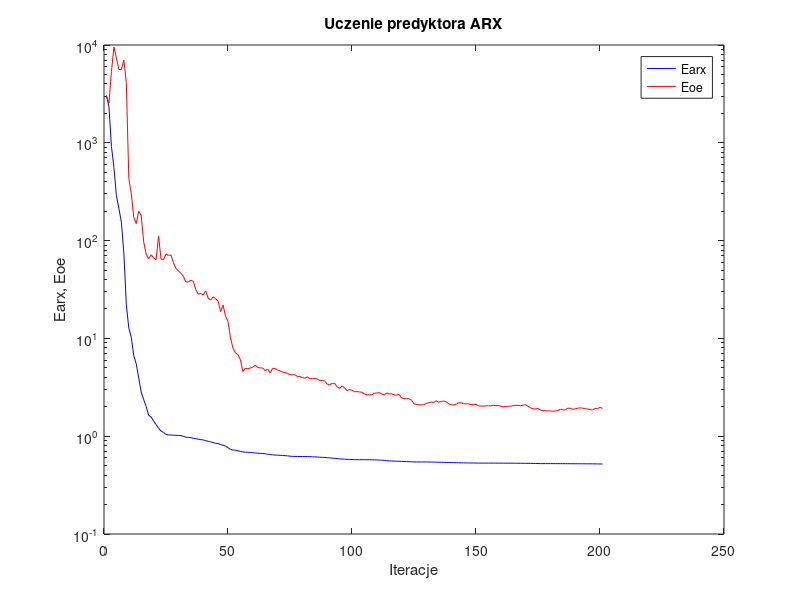
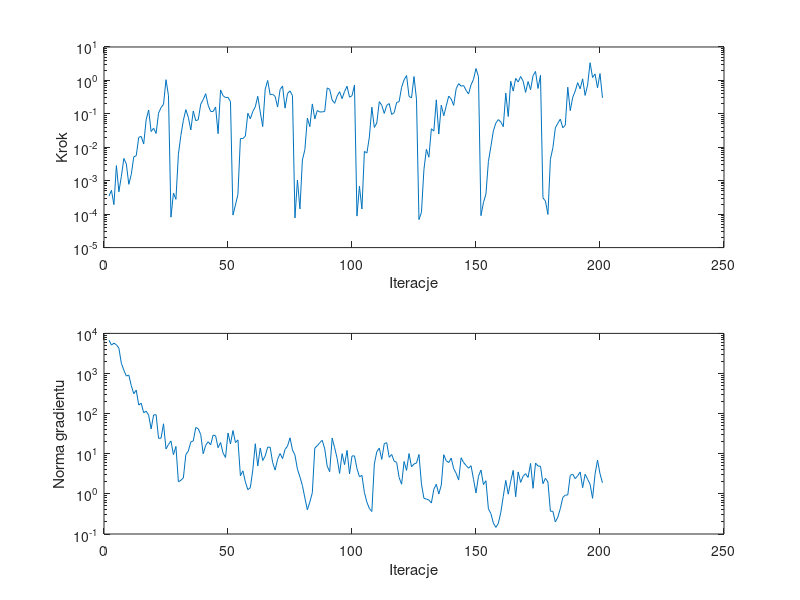

Write the MATLAB code that produced these figures, in order.
%uczenie predyktora arx
clear all;
n=0; farx(n+1)=3.055566e+003; foe(n+1)=2.975936e+003; wspucz(n+1)=0.000000e+000; ng(n+1)=0.000000e+000;
%odnowa zmiennej metryki
n=1; farx(n+1)=2.317037e+003; foe(n+1)=2.554968e+003; krok(n+1)=3.467612e-004; ng(n+1)=6.765585e+003;
n=2; farx(n+1)=9.168031e+002; foe(n+1)=5.373803e+003; krok(n+1)=5.157570e-004; ng(n+1)=5.114699e+003;
n=3; farx(n+1)=5.597887e+002; foe(n+1)=9.538316e+003; krok(n+1)=1.935115e-004; ng(n+1)=5.700134e+003;
n=4; farx(n+1)=2.879995e+002; foe(n+1)=7.401328e+003; krok(n+1)=2.841023e-003; ng(n+1)=5.213534e+003;
n=5; farx(n+1)=2.130017e+002; foe(n+1)=5.616736e+003; krok(n+1)=4.652564e-004; ng(n+1)=4.283576e+003;
n=6; farx(n+1)=1.543680e+002; foe(n+1)=5.605758e+003; krok(n+1)=1.353531e-003; ng(n+1)=1.800652e+003;
n=7; farx(n+1)=7.484209e+001; foe(n+1)=7.005966e+003; krok(n+1)=4.648167e-003; ng(n+1)=1.213179e+003;
n=8; farx(n+1)=2.204206e+001; foe(n+1)=4.133068e+003; krok(n+1)=3.190066e-003; ng(n+1)=8.639856e+002;
n=9; farx(n+1)=1.278362e+001; foe(n+1)=4.339614e+002; krok(n+1)=7.805354e-004; ng(n+1)=9.155249e+002;
n=10; farx(n+1)=1.024985e+001; foe(n+1)=3.011980e+002; krok(n+1)=1.548092e-003; ng(n+1)=4.989980e+002;
n=11; farx(n+1)=6.659508e+000; foe(n+1)=1.727582e+002; krok(n+1)=5.167850e-003; ng(n+1)=3.138175e+002;
n=12; farx(n+1)=5.512985e+000; foe(n+1)=1.492277e+002; krok(n+1)=5.608324e-003; ng(n+1)=3.855668e+002;
n=13; farx(n+1)=3.926136e+000; foe(n+1)=1.997586e+002; krok(n+1)=1.979909e-002; ng(n+1)=1.635718e+002;
n=14; farx(n+1)=2.823668e+000; foe(n+1)=1.816348e+002; krok(n+1)=2.117616e-002; ng(n+1)=1.824302e+002;
n=15; farx(n+1)=2.361624e+000; foe(n+1)=9.726315e+001; krok(n+1)=1.251384e-002; ng(n+1)=1.052023e+002;
n=16; farx(n+1)=2.012932e+000; foe(n+1)=7.264822e+001; krok(n+1)=6.679426e-002; ng(n+1)=1.150620e+002;
n=17; farx(n+1)=1.636324e+000; foe(n+1)=6.512137e+001; krok(n+1)=1.304848e-001; ng(n+1)=9.166332e+001;
n=18; farx(n+1)=1.568671e+000; foe(n+1)=7.157141e+001; krok(n+1)=2.954351e-002; ng(n+1)=4.148684e+001;
n=19; farx(n+1)=1.426466e+000; foe(n+1)=6.685904e+001; krok(n+1)=3.718534e-002; ng(n+1)=9.268948e+001;
n=20; farx(n+1)=1.315659e+000; foe(n+1)=6.364093e+001; krok(n+1)=2.602503e-002; ng(n+1)=9.418462e+001;
n=21; farx(n+1)=1.204812e+000; foe(n+1)=1.106801e+002; krok(n+1)=1.052242e-001; ng(n+1)=2.427283e+001;
n=22; farx(n+1)=1.129115e+000; foe(n+1)=6.477779e+001; krok(n+1)=1.540084e-001; ng(n+1)=2.445729e+001;
n=23; farx(n+1)=1.095496e+000; foe(n+1)=6.410499e+001; krok(n+1)=1.935340e-001; ng(n+1)=5.579481e+001;
n=24; farx(n+1)=1.042861e+000; foe(n+1)=7.262213e+001; krok(n+1)=1.050152e+000; ng(n+1)=1.313150e+001;
n=25; farx(n+1)=1.029990e+000; foe(n+1)=7.074515e+001; krok(n+1)=3.505976e-001; ng(n+1)=1.705097e+001;
%odnowa zmiennej metryki
n=26; farx(n+1)=1.027460e+000; foe(n+1)=7.118743e+001; krok(n+1)=8.127742e-005; ng(n+1)=2.079927e+001;
n=27; farx(n+1)=1.025028e+000; foe(n+1)=5.959902e+001; krok(n+1)=4.283785e-004; ng(n+1)=9.521520e+000;
n=28; farx(n+1)=1.020915e+000; foe(n+1)=5.185302e+001; krok(n+1)=2.778542e-004; ng(n+1)=1.520435e+001;
n=29; farx(n+1)=1.019230e+000; foe(n+1)=4.916580e+001; krok(n+1)=6.192369e-003; ng(n+1)=2.002212e+000;
n=30; farx(n+1)=1.013678e+000; foe(n+1)=4.627946e+001; krok(n+1)=2.284436e-002; ng(n+1)=2.182465e+000;
n=31; farx(n+1)=9.980919e-001; foe(n+1)=4.316679e+001; krok(n+1)=6.394768e-002; ng(n+1)=2.500516e+000;
n=32; farx(n+1)=9.767644e-001; foe(n+1)=3.785007e+001; krok(n+1)=1.337651e-001; ng(n+1)=9.561069e+000;
n=33; farx(n+1)=9.720945e-001; foe(n+1)=3.771923e+001; krok(n+1)=7.882375e-002; ng(n+1)=1.160873e+001;
n=34; farx(n+1)=9.668151e-001; foe(n+1)=3.934994e+001; krok(n+1)=3.300845e-002; ng(n+1)=1.968713e+001;
n=35; farx(n+1)=9.524654e-001; foe(n+1)=3.834052e+001; krok(n+1)=1.214811e-001; ng(n+1)=2.098269e+001;
n=36; farx(n+1)=9.436658e-001; foe(n+1)=3.166976e+001; krok(n+1)=6.244338e-002; ng(n+1)=4.503097e+001;
n=37; farx(n+1)=9.331198e-001; foe(n+1)=2.820559e+001; krok(n+1)=6.659479e-002; ng(n+1)=4.202669e+001;
n=38; farx(n+1)=9.233692e-001; foe(n+1)=2.895521e+001; krok(n+1)=1.951976e-001; ng(n+1)=3.011865e+001;
n=39; farx(n+1)=9.152286e-001; foe(n+1)=2.771228e+001; krok(n+1)=2.672252e-001; ng(n+1)=1.002048e+001;
n=40; farx(n+1)=9.018502e-001; foe(n+1)=3.060878e+001; krok(n+1)=4.004429e-001; ng(n+1)=1.620351e+001;
n=41; farx(n+1)=8.866725e-001; foe(n+1)=2.580673e+001; krok(n+1)=1.809649e-001; ng(n+1)=1.996588e+001;
n=42; farx(n+1)=8.748766e-001; foe(n+1)=2.472489e+001; krok(n+1)=1.183650e-001; ng(n+1)=1.667695e+001;
n=43; farx(n+1)=8.610832e-001; foe(n+1)=2.660776e+001; krok(n+1)=1.174729e-001; ng(n+1)=2.927981e+001;
n=44; farx(n+1)=8.451346e-001; foe(n+1)=2.549997e+001; krok(n+1)=1.601162e-001; ng(n+1)=2.801824e+001;
n=45; farx(n+1)=8.426011e-001; foe(n+1)=2.415119e+001; krok(n+1)=2.560364e-002; ng(n+1)=1.414335e+001;
n=46; farx(n+1)=8.197055e-001; foe(n+1)=1.874815e+001; krok(n+1)=5.203615e-001; ng(n+1)=1.915589e+001;
n=47; farx(n+1)=8.086665e-001; foe(n+1)=2.196024e+001; krok(n+1)=3.493083e-001; ng(n+1)=1.042647e+001;
n=48; farx(n+1)=7.922525e-001; foe(n+1)=1.685915e+001; krok(n+1)=3.066947e-001; ng(n+1)=8.072945e+000;
n=49; farx(n+1)=7.637924e-001; foe(n+1)=1.490085e+001; krok(n+1)=3.125722e-001; ng(n+1)=3.277228e+001;
n=50; farx(n+1)=7.329457e-001; foe(n+1)=1.013340e+001; krok(n+1)=2.301336e-001; ng(n+1)=1.761644e+001;
%odnowa zmiennej metryki
n=51; farx(n+1)=7.227412e-001; foe(n+1)=7.955931e+000; krok(n+1)=9.374630e-005; ng(n+1)=3.788713e+001;
n=52; farx(n+1)=7.190817e-001; foe(n+1)=7.117688e+000; krok(n+1)=1.882222e-004; ng(n+1)=1.905254e+001;
n=53; farx(n+1)=7.080666e-001; foe(n+1)=6.825801e+000; krok(n+1)=3.939441e-004; ng(n+1)=2.211891e+001;
n=54; farx(n+1)=7.005249e-001; foe(n+1)=6.063301e+000; krok(n+1)=1.825465e-002; ng(n+1)=2.838630e+000;
n=55; farx(n+1)=6.893664e-001; foe(n+1)=4.576457e+000; krok(n+1)=1.831590e-002; ng(n+1)=3.751155e+000;
n=56; farx(n+1)=6.867921e-001; foe(n+1)=4.956155e+000; krok(n+1)=2.165649e-002; ng(n+1)=1.995534e+000;
n=57; farx(n+1)=6.838173e-001; foe(n+1)=4.888748e+000; krok(n+1)=1.044009e-001; ng(n+1)=1.274802e+000;
n=58; farx(n+1)=6.825718e-001; foe(n+1)=4.980927e+000; krok(n+1)=7.113068e-002; ng(n+1)=1.427685e+000;
n=59; farx(n+1)=6.783452e-001; foe(n+1)=5.086352e+000; krok(n+1)=1.181740e-001; ng(n+1)=3.962543e+000;
n=60; farx(n+1)=6.735740e-001; foe(n+1)=5.325723e+000; krok(n+1)=1.620110e-001; ng(n+1)=1.777556e+001;
n=61; farx(n+1)=6.697657e-001; foe(n+1)=5.032353e+000; krok(n+1)=3.355407e-001; ng(n+1)=4.956726e+000;
n=62; farx(n+1)=6.672567e-001; foe(n+1)=4.998708e+000; krok(n+1)=1.134226e-001; ng(n+1)=1.391060e+001;
n=63; farx(n+1)=6.664339e-001; foe(n+1)=4.985168e+000; krok(n+1)=4.171530e-002; ng(n+1)=6.789656e+000;
n=64; farx(n+1)=6.609712e-001; foe(n+1)=4.685148e+000; krok(n+1)=5.481842e-001; ng(n+1)=8.812297e+000;
n=65; farx(n+1)=6.549773e-001; foe(n+1)=4.853862e+000; krok(n+1)=9.955525e-001; ng(n+1)=1.460051e+001;
n=66; farx(n+1)=6.497311e-001; foe(n+1)=4.441855e+000; krok(n+1)=3.743784e-001; ng(n+1)=1.454945e+001;
n=67; farx(n+1)=6.456602e-001; foe(n+1)=4.941692e+000; krok(n+1)=3.856870e-001; ng(n+1)=6.055576e+000;
n=68; farx(n+1)=6.412625e-001; foe(n+1)=4.922117e+000; krok(n+1)=3.319551e-001; ng(n+1)=3.917737e+000;
n=69; farx(n+1)=6.399331e-001; foe(n+1)=4.731951e+000; krok(n+1)=1.601162e-001; ng(n+1)=7.298571e+000;
n=70; farx(n+1)=6.379838e-001; foe(n+1)=4.658725e+000; krok(n+1)=5.327583e-001; ng(n+1)=1.013120e+001;
n=71; farx(n+1)=6.352993e-001; foe(n+1)=4.509749e+000; krok(n+1)=6.809733e-001; ng(n+1)=7.560273e+000;
n=72; farx(n+1)=6.326736e-001; foe(n+1)=4.467964e+000; krok(n+1)=1.479692e-001; ng(n+1)=1.285235e+001;
n=73; farx(n+1)=6.298107e-001; foe(n+1)=4.381452e+000; krok(n+1)=4.063898e-001; ng(n+1)=1.557567e+001;
n=74; farx(n+1)=6.246885e-001; foe(n+1)=4.255744e+000; krok(n+1)=4.862877e-001; ng(n+1)=2.495531e+001;
n=75; farx(n+1)=6.217661e-001; foe(n+1)=4.249756e+000; krok(n+1)=3.510640e-001; ng(n+1)=1.245792e+001;
%odnowa zmiennej metryki
n=76; farx(n+1)=6.214778e-001; foe(n+1)=4.254129e+000; krok(n+1)=7.712392e-005; ng(n+1)=9.246498e+000;
n=77; farx(n+1)=6.205090e-001; foe(n+1)=4.069117e+000; krok(n+1)=1.053016e-003; ng(n+1)=4.110542e+000;
n=78; farx(n+1)=6.204593e-001; foe(n+1)=4.066818e+000; krok(n+1)=1.437732e-004; ng(n+1)=2.655314e+000;
n=79; farx(n+1)=6.198803e-001; foe(n+1)=3.980862e+000; krok(n+1)=4.184278e-003; ng(n+1)=1.608633e+000;
n=80; farx(n+1)=6.196045e-001; foe(n+1)=3.911021e+000; krok(n+1)=8.565378e-003; ng(n+1)=7.923822e-001;
n=81; farx(n+1)=6.189056e-001; foe(n+1)=4.046064e+000; krok(n+1)=7.468693e-002; ng(n+1)=4.006566e-001;
n=82; farx(n+1)=6.182978e-001; foe(n+1)=3.885917e+000; krok(n+1)=4.149438e-002; ng(n+1)=6.272874e-001;
n=83; farx(n+1)=6.151042e-001; foe(n+1)=3.869531e+000; krok(n+1)=1.981558e-001; ng(n+1)=1.068030e+000;
n=84; farx(n+1)=6.145939e-001; foe(n+1)=3.906226e+000; krok(n+1)=7.071636e-002; ng(n+1)=1.391078e+001;
n=85; farx(n+1)=6.126527e-001; foe(n+1)=3.840157e+000; krok(n+1)=1.257595e-001; ng(n+1)=1.591065e+001;
n=86; farx(n+1)=6.099572e-001; foe(n+1)=3.704221e+000; krok(n+1)=1.138873e-001; ng(n+1)=1.883929e+001;
n=87; farx(n+1)=6.081958e-001; foe(n+1)=3.717537e+000; krok(n+1)=1.144404e-001; ng(n+1)=2.165261e+001;
n=88; farx(n+1)=6.067149e-001; foe(n+1)=3.669117e+000; krok(n+1)=1.183650e-001; ng(n+1)=1.324574e+001;
n=89; farx(n+1)=6.035989e-001; foe(n+1)=3.406358e+000; krok(n+1)=5.968867e-001; ng(n+1)=4.892819e+000;
n=90; farx(n+1)=6.004136e-001; foe(n+1)=3.342276e+000; krok(n+1)=5.403833e-001; ng(n+1)=3.566142e+000;
n=91; farx(n+1)=5.962173e-001; foe(n+1)=3.479589e+000; krok(n+1)=2.583432e-001; ng(n+1)=2.461349e+001;
n=92; farx(n+1)=5.931020e-001; foe(n+1)=3.455332e+000; krok(n+1)=2.063035e-001; ng(n+1)=1.409685e+001;
n=93; farx(n+1)=5.902404e-001; foe(n+1)=3.205556e+000; krok(n+1)=3.404866e-001; ng(n+1)=7.704503e+000;
n=94; farx(n+1)=5.867609e-001; foe(n+1)=3.077575e+000; krok(n+1)=4.602673e-001; ng(n+1)=3.235950e+000;
n=95; farx(n+1)=5.847721e-001; foe(n+1)=3.275887e+000; krok(n+1)=2.846355e-001; ng(n+1)=1.005906e+001;
n=96; farx(n+1)=5.829321e-001; foe(n+1)=3.121965e+000; krok(n+1)=4.681360e-001; ng(n+1)=5.363731e+000;
n=97; farx(n+1)=5.799006e-001; foe(n+1)=2.928405e+000; krok(n+1)=6.692963e-001; ng(n+1)=1.216238e+001;
n=98; farx(n+1)=5.789121e-001; foe(n+1)=3.003519e+000; krok(n+1)=3.158996e-001; ng(n+1)=3.137040e+000;
n=99; farx(n+1)=5.775374e-001; foe(n+1)=2.950964e+000; krok(n+1)=3.477470e-001; ng(n+1)=8.834282e+000;
n=100; farx(n+1)=5.757538e-001; foe(n+1)=2.845846e+000; krok(n+1)=7.271671e-001; ng(n+1)=8.848726e+000;
%odnowa zmiennej metryki
n=101; farx(n+1)=5.756776e-001; foe(n+1)=2.859601e+000; krok(n+1)=8.763006e-005; ng(n+1)=4.277742e+000;
n=102; farx(n+1)=5.754447e-001; foe(n+1)=2.833356e+000; krok(n+1)=6.822427e-004; ng(n+1)=2.684553e+000;
n=103; farx(n+1)=5.753820e-001; foe(n+1)=2.815197e+000; krok(n+1)=1.426314e-004; ng(n+1)=2.887251e+000;
n=104; farx(n+1)=5.749906e-001; foe(n+1)=2.693975e+000; krok(n+1)=7.558357e-003; ng(n+1)=1.084208e+000;
n=105; farx(n+1)=5.748608e-001; foe(n+1)=2.657369e+000; krok(n+1)=6.699412e-003; ng(n+1)=6.209810e-001;
n=106; farx(n+1)=5.746873e-001; foe(n+1)=2.651517e+000; krok(n+1)=2.025137e-002; ng(n+1)=4.321996e-001;
n=107; farx(n+1)=5.733883e-001; foe(n+1)=2.638987e+000; krok(n+1)=1.582278e-001; ng(n+1)=3.635311e-001;
n=108; farx(n+1)=5.728092e-001; foe(n+1)=2.763682e+000; krok(n+1)=3.926791e-002; ng(n+1)=5.557865e+000;
n=109; farx(n+1)=5.721525e-001; foe(n+1)=2.758465e+000; krok(n+1)=5.344903e-002; ng(n+1)=1.125035e+001;
n=110; farx(n+1)=5.694939e-001; foe(n+1)=2.791955e+000; krok(n+1)=2.320583e-001; ng(n+1)=1.383394e+001;
n=111; farx(n+1)=5.684787e-001; foe(n+1)=2.694934e+000; krok(n+1)=1.803954e-001; ng(n+1)=7.229483e+000;
n=112; farx(n+1)=5.663065e-001; foe(n+1)=2.647894e+000; krok(n+1)=1.032026e-001; ng(n+1)=1.787477e+001;
n=113; farx(n+1)=5.614768e-001; foe(n+1)=2.766620e+000; krok(n+1)=1.794664e-001; ng(n+1)=1.888295e+001;
n=114; farx(n+1)=5.589541e-001; foe(n+1)=2.712349e+000; krok(n+1)=2.031949e-001; ng(n+1)=8.161717e+000;
n=115; farx(n+1)=5.577989e-001; foe(n+1)=2.707292e+000; krok(n+1)=9.547529e-002; ng(n+1)=9.604866e+000;
n=116; farx(n+1)=5.567653e-001; foe(n+1)=2.643198e+000; krok(n+1)=1.084302e-001; ng(n+1)=6.524083e+000;
n=117; farx(n+1)=5.553360e-001; foe(n+1)=2.627479e+000; krok(n+1)=2.193298e-001; ng(n+1)=6.101847e+000;
n=118; farx(n+1)=5.544855e-001; foe(n+1)=2.671368e+000; krok(n+1)=2.320583e-001; ng(n+1)=2.561445e+000;
n=119; farx(n+1)=5.526677e-001; foe(n+1)=2.461604e+000; krok(n+1)=6.261807e-001; ng(n+1)=1.739886e+000;
n=120; farx(n+1)=5.512748e-001; foe(n+1)=2.424601e+000; krok(n+1)=1.040494e+000; ng(n+1)=6.422347e+000;
n=121; farx(n+1)=5.493388e-001; foe(n+1)=2.423651e+000; krok(n+1)=1.402391e+000; ng(n+1)=3.846154e+000;
n=122; farx(n+1)=5.484781e-001; foe(n+1)=2.412000e+000; krok(n+1)=3.319551e-001; ng(n+1)=1.013293e+001;
n=123; farx(n+1)=5.478900e-001; foe(n+1)=2.335229e+000; krok(n+1)=3.011048e-001; ng(n+1)=4.714494e+000;
n=124; farx(n+1)=5.463812e-001; foe(n+1)=2.142990e+000; krok(n+1)=1.307567e+000; ng(n+1)=5.559022e+000;
n=125; farx(n+1)=5.457840e-001; foe(n+1)=2.107174e+000; krok(n+1)=2.745822e-001; ng(n+1)=5.864108e+000;
%odnowa zmiennej metryki
n=126; farx(n+1)=5.455005e-001; foe(n+1)=2.097461e+000; krok(n+1)=6.880069e-005; ng(n+1)=9.603450e+000;
n=127; farx(n+1)=5.454807e-001; foe(n+1)=2.091074e+000; krok(n+1)=1.131625e-004; ng(n+1)=1.780437e+000;
n=128; farx(n+1)=5.454179e-001; foe(n+1)=2.101220e+000; krok(n+1)=2.156451e-003; ng(n+1)=7.755911e-001;
n=129; farx(n+1)=5.451697e-001; foe(n+1)=2.170013e+000; krok(n+1)=8.704305e-003; ng(n+1)=7.423840e-001;
n=130; farx(n+1)=5.450138e-001; foe(n+1)=2.195058e+000; krok(n+1)=5.060913e-003; ng(n+1)=7.051628e-001;
n=131; farx(n+1)=5.442775e-001; foe(n+1)=2.234628e+000; krok(n+1)=3.582758e-002; ng(n+1)=5.902020e-001;
n=132; farx(n+1)=5.439217e-001; foe(n+1)=2.215476e+000; krok(n+1)=3.052860e-002; ng(n+1)=1.305776e+000;
n=133; farx(n+1)=5.424372e-001; foe(n+1)=2.297799e+000; krok(n+1)=2.624788e-001; ng(n+1)=1.735645e+000;
n=134; farx(n+1)=5.419978e-001; foe(n+1)=2.219014e+000; krok(n+1)=2.502768e-002; ng(n+1)=9.909530e-001;
n=135; farx(n+1)=5.409229e-001; foe(n+1)=2.274712e+000; krok(n+1)=1.817918e-001; ng(n+1)=1.653199e+000;
n=136; farx(n+1)=5.399952e-001; foe(n+1)=2.290304e+000; krok(n+1)=8.764941e-002; ng(n+1)=9.469484e+000;
n=137; farx(n+1)=5.392141e-001; foe(n+1)=2.247312e+000; krok(n+1)=1.728699e-001; ng(n+1)=6.670158e+000;
n=138; farx(n+1)=5.383157e-001; foe(n+1)=2.140629e+000; krok(n+1)=3.404866e-001; ng(n+1)=6.027124e+000;
n=139; farx(n+1)=5.379143e-001; foe(n+1)=2.093906e+000; krok(n+1)=2.767350e-001; ng(n+1)=7.815275e+000;
n=140; farx(n+1)=5.372378e-001; foe(n+1)=2.090943e+000; krok(n+1)=1.794664e-001; ng(n+1)=4.236162e+000;
n=141; farx(n+1)=5.365369e-001; foe(n+1)=2.121988e+000; krok(n+1)=5.631821e-001; ng(n+1)=3.258858e+000;
n=142; farx(n+1)=5.354886e-001; foe(n+1)=2.204278e+000; krok(n+1)=8.027177e-001; ng(n+1)=2.211402e+000;
n=143; farx(n+1)=5.346641e-001; foe(n+1)=2.200407e+000; krok(n+1)=6.744582e-001; ng(n+1)=7.946562e+000;
n=144; farx(n+1)=5.335513e-001; foe(n+1)=2.151004e+000; krok(n+1)=7.011953e-001; ng(n+1)=6.040572e+000;
n=145; farx(n+1)=5.331237e-001; foe(n+1)=2.138590e+000; krok(n+1)=5.076613e-001; ng(n+1)=5.107473e+000;
n=146; farx(n+1)=5.328317e-001; foe(n+1)=2.151164e+000; krok(n+1)=3.923690e-001; ng(n+1)=4.363720e+000;
n=147; farx(n+1)=5.323576e-001; foe(n+1)=2.101389e+000; krok(n+1)=7.386536e-001; ng(n+1)=5.032609e+000;
n=148; farx(n+1)=5.320080e-001; foe(n+1)=2.100585e+000; krok(n+1)=1.080767e+000; ng(n+1)=2.300648e+000;
n=149; farx(n+1)=5.313789e-001; foe(n+1)=2.115839e+000; krok(n+1)=2.273301e+000; ng(n+1)=1.055495e+000;
n=150; farx(n+1)=5.308321e-001; foe(n+1)=2.045224e+000; krok(n+1)=1.296088e+000; ng(n+1)=2.755555e+000;
%odnowa zmiennej metryki
n=151; farx(n+1)=5.307615e-001; foe(n+1)=2.032171e+000; krok(n+1)=9.012338e-005; ng(n+1)=3.926378e+000;
n=152; farx(n+1)=5.307252e-001; foe(n+1)=2.032145e+000; krok(n+1)=2.220344e-004; ng(n+1)=1.706006e+000;
n=153; farx(n+1)=5.306490e-001; foe(n+1)=2.043532e+000; krok(n+1)=3.994639e-004; ng(n+1)=2.127866e+000;
n=154; farx(n+1)=5.306194e-001; foe(n+1)=2.048882e+000; krok(n+1)=3.765398e-003; ng(n+1)=4.243280e-001;
n=155; farx(n+1)=5.305706e-001; foe(n+1)=2.042652e+000; krok(n+1)=1.048565e-002; ng(n+1)=3.243947e-001;
n=156; farx(n+1)=5.305158e-001; foe(n+1)=2.069243e+000; krok(n+1)=3.096569e-002; ng(n+1)=1.869564e-001;
n=157; farx(n+1)=5.304668e-001; foe(n+1)=2.051303e+000; krok(n+1)=5.286105e-002; ng(n+1)=1.459234e-001;
n=158; farx(n+1)=5.303690e-001; foe(n+1)=2.069621e+000; krok(n+1)=6.736795e-002; ng(n+1)=1.843873e-001;
n=159; farx(n+1)=5.302710e-001; foe(n+1)=2.022324e+000; krok(n+1)=5.730115e-002; ng(n+1)=3.462439e-001;
n=160; farx(n+1)=5.301548e-001; foe(n+1)=2.005695e+000; krok(n+1)=4.138946e-002; ng(n+1)=8.703570e-001;
n=161; farx(n+1)=5.297803e-001; foe(n+1)=2.017674e+000; krok(n+1)=4.178411e-001; ng(n+1)=2.169941e+000;
n=162; farx(n+1)=5.297201e-001; foe(n+1)=2.021552e+000; krok(n+1)=8.304721e-002; ng(n+1)=9.819674e-001;
n=163; farx(n+1)=5.295720e-001; foe(n+1)=2.031240e+000; krok(n+1)=9.429061e-001; ng(n+1)=2.066653e+000;
n=164; farx(n+1)=5.294336e-001; foe(n+1)=2.052181e+000; krok(n+1)=4.788369e-001; ng(n+1)=3.855904e+000;
n=165; farx(n+1)=5.292466e-001; foe(n+1)=2.069053e+000; krok(n+1)=1.147757e+000; ng(n+1)=8.502470e-001;
n=166; farx(n+1)=5.290255e-001; foe(n+1)=2.066172e+000; krok(n+1)=8.957909e-001; ng(n+1)=3.528659e+000;
n=167; farx(n+1)=5.286163e-001; foe(n+1)=2.046326e+000; krok(n+1)=1.310660e+000; ng(n+1)=1.932742e+000;
n=168; farx(n+1)=5.283356e-001; foe(n+1)=2.080538e+000; krok(n+1)=9.495372e-001; ng(n+1)=2.754839e+000;
n=169; farx(n+1)=5.280949e-001; foe(n+1)=2.096204e+000; krok(n+1)=4.386596e-001; ng(n+1)=3.195111e+000;
n=170; farx(n+1)=5.276757e-001; foe(n+1)=2.021949e+000; krok(n+1)=9.270274e-001; ng(n+1)=2.569042e+000;
n=171; farx(n+1)=5.273642e-001; foe(n+1)=1.946547e+000; krok(n+1)=5.281352e-001; ng(n+1)=5.738663e+000;
n=172; farx(n+1)=5.268033e-001; foe(n+1)=1.903055e+000; krok(n+1)=1.386016e+000; ng(n+1)=1.377732e+000;
n=173; farx(n+1)=5.260837e-001; foe(n+1)=1.901798e+000; krok(n+1)=1.854055e+000; ng(n+1)=5.878929e+000;
n=174; farx(n+1)=5.257179e-001; foe(n+1)=1.919477e+000; krok(n+1)=5.736932e-001; ng(n+1)=4.924134e+000;
n=175; farx(n+1)=5.246936e-001; foe(n+1)=1.848594e+000; krok(n+1)=1.420334e+000; ng(n+1)=4.913352e+000;
%odnowa zmiennej metryki
n=176; farx(n+1)=5.246505e-001; foe(n+1)=1.831567e+000; krok(n+1)=3.067151e-004; ng(n+1)=1.794581e+000;
n=177; farx(n+1)=5.245904e-001; foe(n+1)=1.815676e+000; krok(n+1)=2.463545e-004; ng(n+1)=2.443920e+000;
n=178; farx(n+1)=5.245726e-001; foe(n+1)=1.812101e+000; krok(n+1)=9.818158e-005; ng(n+1)=1.971316e+000;
n=179; farx(n+1)=5.245476e-001; foe(n+1)=1.813826e+000; krok(n+1)=4.403244e-003; ng(n+1)=3.698518e-001;
n=180; farx(n+1)=5.244936e-001; foe(n+1)=1.792971e+000; krok(n+1)=9.659422e-003; ng(n+1)=3.673514e-001;
n=181; farx(n+1)=5.244185e-001; foe(n+1)=1.813294e+000; krok(n+1)=3.836134e-002; ng(n+1)=1.991554e-001;
n=182; farx(n+1)=5.242788e-001; foe(n+1)=1.828632e+000; krok(n+1)=5.244574e-002; ng(n+1)=2.644295e-001;
n=183; farx(n+1)=5.240431e-001; foe(n+1)=1.893840e+000; krok(n+1)=6.964181e-002; ng(n+1)=4.298261e-001;
n=184; farx(n+1)=5.239749e-001; foe(n+1)=1.858556e+000; krok(n+1)=3.825942e-002; ng(n+1)=8.121998e-001;
n=185; farx(n+1)=5.238899e-001; foe(n+1)=1.854889e+000; krok(n+1)=4.614317e-002; ng(n+1)=9.336991e-001;
n=186; farx(n+1)=5.233947e-001; foe(n+1)=1.933290e+000; krok(n+1)=6.252753e-001; ng(n+1)=9.377784e-001;
n=187; farx(n+1)=5.232568e-001; foe(n+1)=1.933748e+000; krok(n+1)=1.245141e-001; ng(n+1)=2.889413e+000;
n=188; farx(n+1)=5.230142e-001; foe(n+1)=1.885004e+000; krok(n+1)=3.119789e-001; ng(n+1)=3.097751e+000;
n=189; farx(n+1)=5.228559e-001; foe(n+1)=1.906138e+000; krok(n+1)=4.810883e-001; ng(n+1)=2.397143e+000;
n=190; farx(n+1)=5.227064e-001; foe(n+1)=1.932500e+000; krok(n+1)=8.536620e-001; ng(n+1)=2.820141e+000;
n=191; farx(n+1)=5.225389e-001; foe(n+1)=1.951612e+000; krok(n+1)=5.596492e-001; ng(n+1)=3.520092e+000;
n=192; farx(n+1)=5.224186e-001; foe(n+1)=1.934250e+000; krok(n+1)=1.114151e+000; ng(n+1)=1.431492e+000;
n=193; farx(n+1)=5.222961e-001; foe(n+1)=1.906770e+000; krok(n+1)=3.556863e-001; ng(n+1)=3.085163e+000;
n=194; farx(n+1)=5.221893e-001; foe(n+1)=1.899990e+000; krok(n+1)=7.310195e-001; ng(n+1)=2.322037e+000;
n=195; farx(n+1)=5.219534e-001; foe(n+1)=1.870965e+000; krok(n+1)=3.382588e+000; ng(n+1)=1.745725e+000;
n=196; farx(n+1)=5.217246e-001; foe(n+1)=1.857156e+000; krok(n+1)=1.224301e+000; ng(n+1)=7.754317e-001;
n=197; farx(n+1)=5.212112e-001; foe(n+1)=1.917464e+000; krok(n+1)=1.554381e+000; ng(n+1)=3.099154e+000;
n=198; farx(n+1)=5.208080e-001; foe(n+1)=1.914580e+000; krok(n+1)=5.988308e-001; ng(n+1)=6.932463e+000;
n=199; farx(n+1)=5.201127e-001; foe(n+1)=1.970258e+000; krok(n+1)=1.601363e+000; ng(n+1)=3.186580e+000;
n=200; farx(n+1)=5.196920e-001; foe(n+1)=1.925926e+000; krok(n+1)=3.017106e-001; ng(n+1)=1.885007e+000;

figure; semilogy(farx,'b'); hold on; semilogy(foe,'r'); xlabel('Iteracje'); ylabel('Earx, Eoe'); legend('Earx','Eoe'); title('Uczenie predyktora ARX');
figure; subplot(2,1,1); semilogy(krok); xlabel('Iteracje'); ylabel('Krok');
subplot(2,1,2); semilogy(ng); xlabel('Iteracje'); ylabel('Norma gradientu');
Earx=farx(n+1)
Eoe=foe(n+1)
